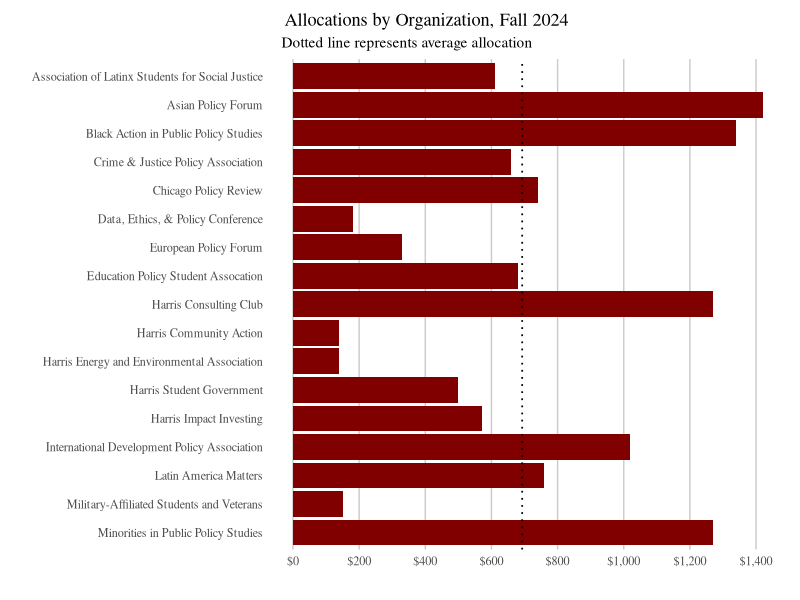
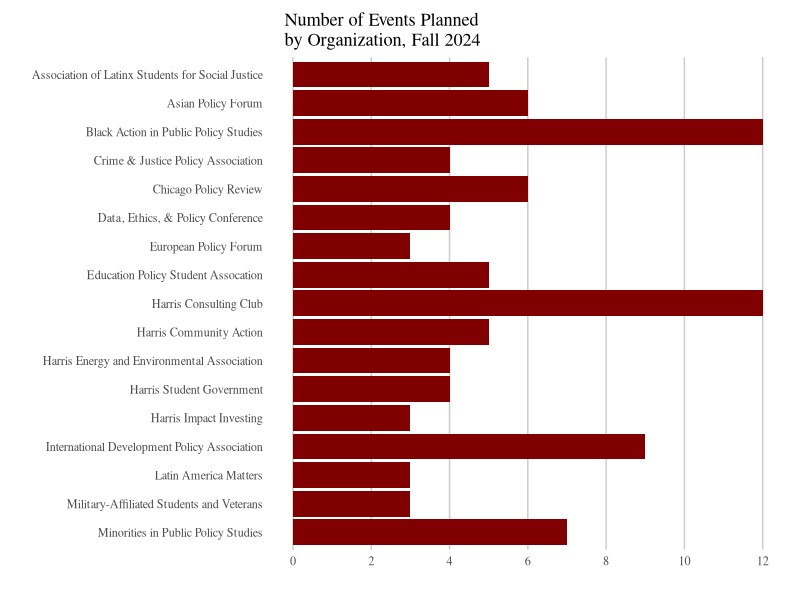
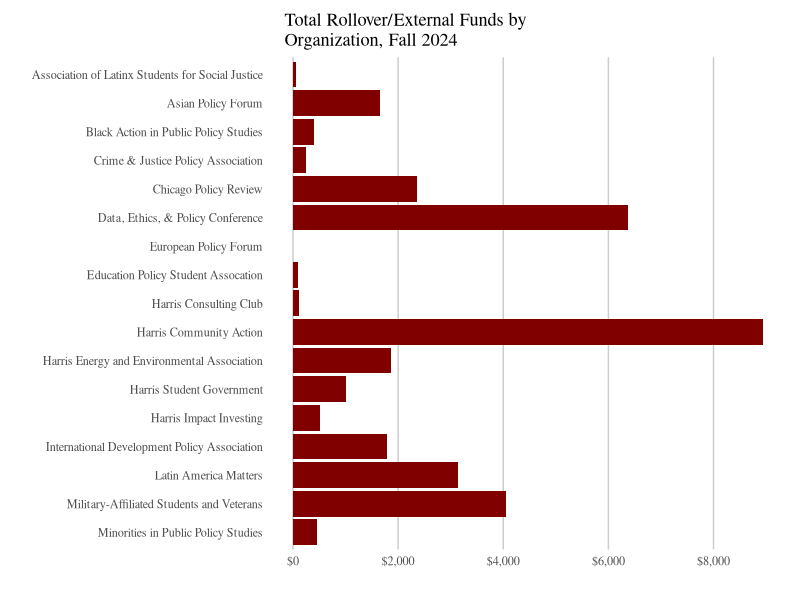
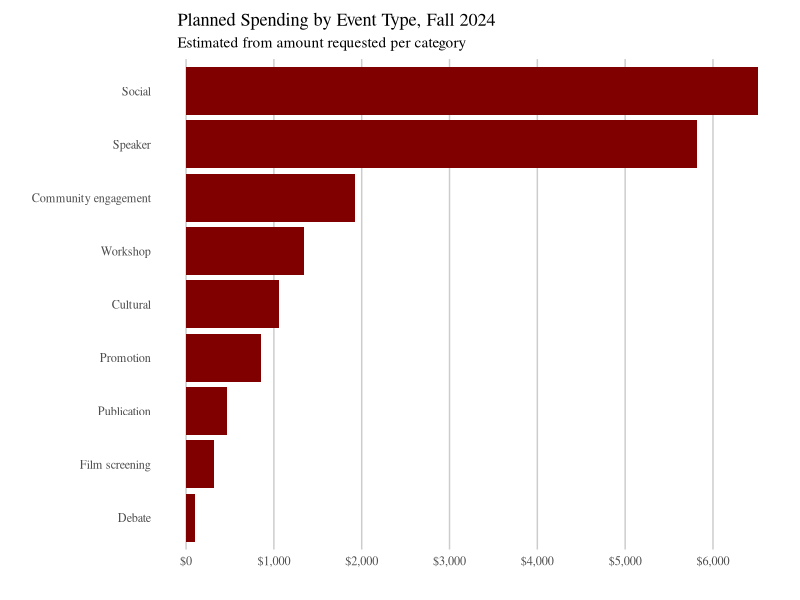
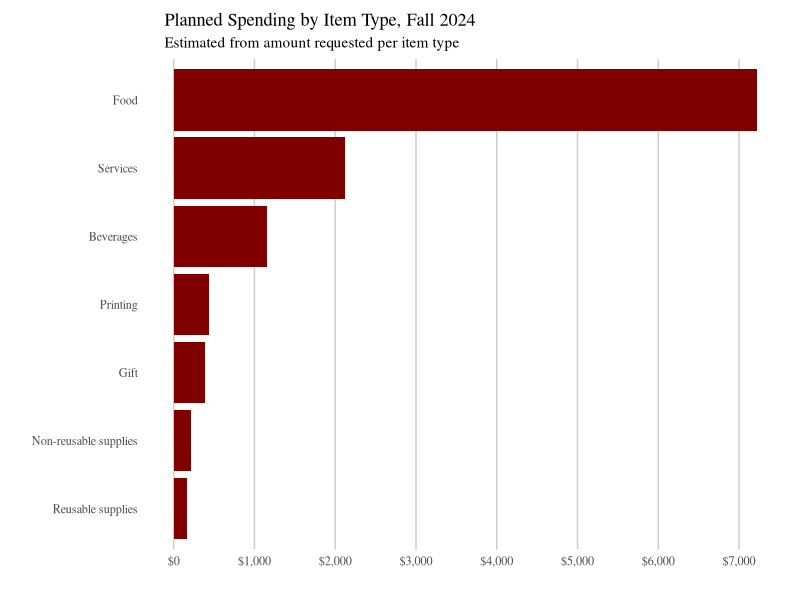

The R source for these figures, in order:
## ---- chunk 1
knitr::opts_chunk$set(echo = F, warning = F,message = F)
library(tidyverse)
## ---- chunk 2
df = read.csv("2024.csv")
hours = read.csv("hours.csv")

df <- df %>%
  group_by(org) %>%
  mutate(
    totalrequested=sum(amount),
    org=str_wrap(org,60)
  ) %>%
  ungroup() %>%
  mutate(
    org=factor(org,levels=rev(unique(org)),ordered=T)
  )

style <- function(p,dist=200,dollars=T) {
  p <- p  +
    xlab("") +
    ylab("") +
    coord_flip() +
    theme_classic(base_family = "serif") +
    theme(
      axis.line.y=element_blank(),
      axis.ticks.y=element_blank(),
      axis.line.x=element_blank(),
      axis.ticks.x=element_blank(),
      panel.grid.major.x=element_line(color="gray80"),
      plot.margin=unit(c(10,10,10,10), "pt")
    )
  
  if (dollars) {
    p <- p +
    scale_y_continuous(
      breaks = seq(0,10000,by=dist),
      labels = scales::dollar_format()
    )
  }

  return(p)
}
## ---- chunk 3
p <- df %>%
  group_by(org) %>%
  summarize(total=mean(totalreceived)) %>%
  ggplot(aes(org,total)) +
  geom_bar(stat="identity",show.legend=F,fill="#800000") +
  labs(
    title="   Allocations by Organization, Fall 2024",
    subtitle="   Dotted line represents average allocation"
  ) +
  geom_hline(
    yintercept=mean(summarize(group_by(df,org),m=mean(totalreceived,na.rm=T))[["m"]],na.rm=T),
    linetype="dotted",
    size=.6
  )

style(p)
## ---- chunk 4
p <- df %>%
  group_by(org) %>%
  summarize(total=mean(nevents)) %>%
  ggplot(aes(org,total)) +
  geom_bar(stat="identity",show.legend=F,fill="#800000") +
  labs(title="   Number of Events Planned\n   by Organization, Fall 2024")

style(p,dollars=F) +
  scale_y_continuous(breaks=seq(0,20,2))
## ---- chunk 5
p <- df %>%
  group_by(org) %>%
  summarize(rollover=mean(totalrollover)) %>%
  ggplot(aes(org,rollover)) +
  geom_bar(stat="identity",show.legend=F,fill="#800000") +
  labs(title="   Total Rollover/External Funds by\n   Organization, Fall 2024")
  
style(p,2000)
## ---- chunk 6
p <- df %>%
  group_by(org,category) %>%
  summarize(
    # scale the amount requested by total received + 20% of total rollover
    adjusted=sum(amount,na.rm=T)/mean(totalrequested,na.rm=T)*(max(totalreceived,na.rm=T)+.2*max(totalrollover,na.rm=T))
  ) %>%
  group_by(category) %>%
  summarize(adjusted=round(sum(adjusted,na.rm=T))) %>%
  filter(!is.na(adjusted),category!="") %>%
  mutate(
    category=fct_reorder(str_to_sentence(category), adjusted)
  ) %>%
  ggplot(aes(category,adjusted)) +
  geom_bar(stat="identity",show.legend=F,fill="#800000") +
  labs(title="    Planned Spending by Event Type, Fall 2024",
       subtitle="     Estimated from amount requested per category")

style(p,dist=1000)
## ---- chunk 7
p <- df %>%
  group_by(org,type) %>%
  summarize(
    # scale the amount requested by 
    adjusted=sum(amount,na.rm=T)/mean(totalrequested,na.rm=T)*mean(totalreceived,na.rm=T)
  ) %>%
  group_by(type) %>%
  summarize(adjusted=round(sum(adjusted,na.rm=T))) %>%
  filter(!is.na(adjusted),type!="") %>%
  mutate(
    type=fct_reorder(str_to_sentence(type), adjusted)
  ) %>%
  ggplot(aes(type,adjusted)) +
  geom_bar(stat="identity",show.legend=F,fill="#800000") +
  labs(title="    Planned Spending by Item Type, Fall 2024",
       subtitle="     Estimated from amount requested per item type")

style(p,dist=1000)
